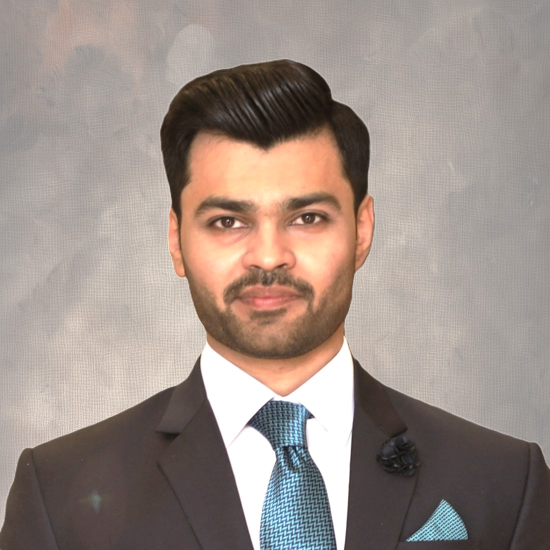
#> input picture src/assets/AmmarTauqir_crop5.jpg, 1100 x 1100 px (shown at 1/2 size)
$ python create_favicon.py
#> lines starting #> are read from the running program, lines starting #| are printed output that depends on the picture
from PIL import Image
import os

def create_favicon():
    # Open the profile picture
    img = Image.open('src/assets/AmmarTauqir_crop5.jpg')
#> img is the input picture: PIL image 1100x1100 RGB; mean R, G, B 156.4, 142.8, 135.5

    # Create a square image by cropping
    width, height = img.size
#> width = 1100; height = 1100
    size = min(width, height)
#> size = 1100
    left = (width - size) // 2
#> left = 0
    top = (height - size) // 2
#> top = 0
    right = left + size
#> right = 1100
    bottom = top + size
#> bottom = 1100
    img = img.crop((left, top, right, bottom))

    # Resize to favicon sizes
    sizes = [16, 32, 48, 64, 128, 192, 512]
    for size in sizes:
        resized = img.resize((size, size), Image.Resampling.LANCZOS)
        resized.save(f'public/favicon-{size}x{size}.png')
#> this loop made 7 passes
#> pass 1, in create_favicon, `resized = img.resize((size, size), Image.Resampling.LANCZOS)`:
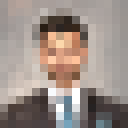
#> resized: PIL image 16x16 RGB (shown 8 times larger); mean R, G, B 156.1, 142.8, 135.5
#> pass 2, in create_favicon, `resized = img.resize((size, size), Image.Resampling.LANCZOS)`:
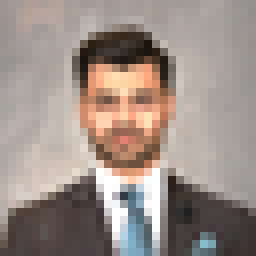
#> resized: PIL image 32x32 RGB (shown 8 times larger); mean R, G, B 156, 142.6, 135.3
#> pass 3, in create_favicon, `resized = img.resize((size, size), Image.Resampling.LANCZOS)`:
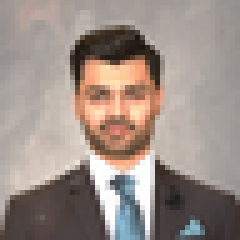
#> resized: PIL image 48x48 RGB (shown 5 times larger); mean R, G, B 156.1, 142.7, 135.4
#> after the loop:
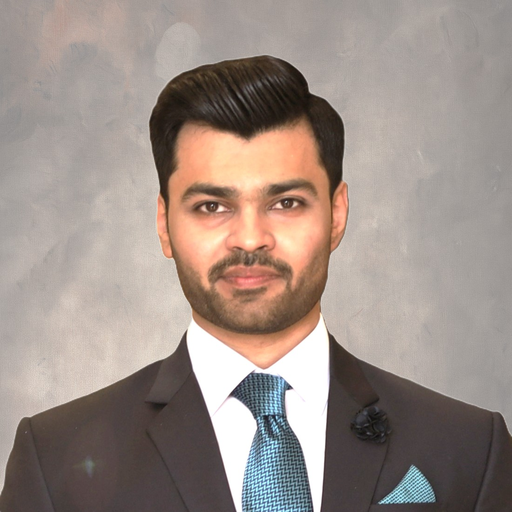
#> resized: PIL image 512x512 RGB; mean R, G, B 156.4, 142.8, 135.5

    # Save the main favicon
    img.resize((32, 32), Image.Resampling.LANCZOS).save('public/favicon.ico')

    # Save the apple touch icon
    img.resize((192, 192), Image.Resampling.LANCZOS).save('public/logo192.png')
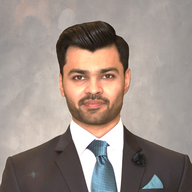
#> saved as logo192.png: PIL image 192x192 RGB; mean R, G, B 156.3, 142.8, 135.5

    # Save the large icon
    img.resize((512, 512), Image.Resampling.LANCZOS).save('public/logo512.png')

if __name__ == '__main__':
    create_favicon()

$ run again, with src/assets/AmmarTauqir_crop1.jpg copied over src/assets/AmmarTauqir_crop5.jpg
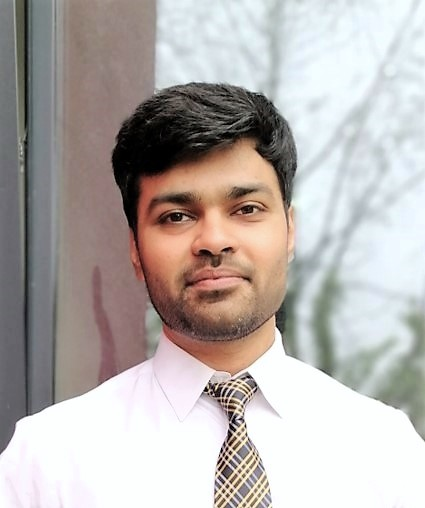
#> input picture src/assets/AmmarTauqir_crop1.jpg, 425 x 508 px
#> in create_favicon, img is the input picture: PIL image 425x508 RGB; mean R, G, B 183, 176.6, 173.6
#> in create_favicon, `img = img.crop((left, top, right, bottom))`:
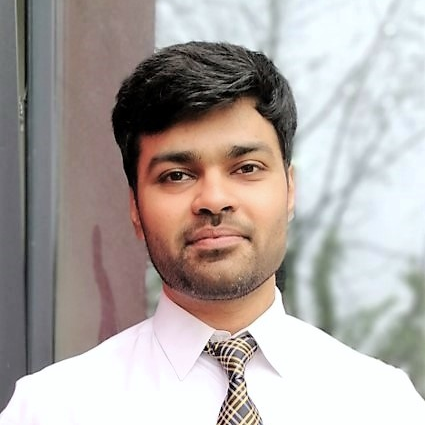
#> img: PIL image 425x425 RGB; mean R, G, B 176.2, 168.3, 164.8
#> in create_favicon, `img.resize((192, 192), Image.Resampling.LANCZOS).save('public/logo192...`:
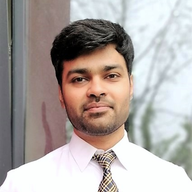
#> saved as logo192.png: PIL image 192x192 RGB; mean R, G, B 176.2, 168.3, 164.8

$ run again, with src/assets/AmmarTauqir_crop2.jpg copied over src/assets/AmmarTauqir_crop5.jpg
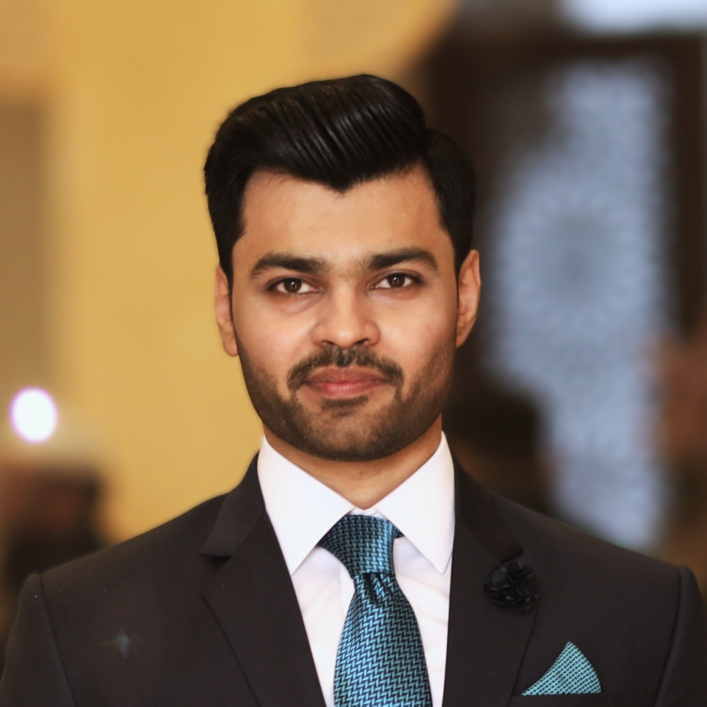
#> input picture src/assets/AmmarTauqir_crop2.jpg, 1413 x 1413 px (shown at 1/2 size)
#> in create_favicon, img is the input picture: PIL image 1413x1413 RGB; mean R, G, B 123.5, 103.3, 82.1
#> after the loop in create_favicon, `for size in sizes:`:
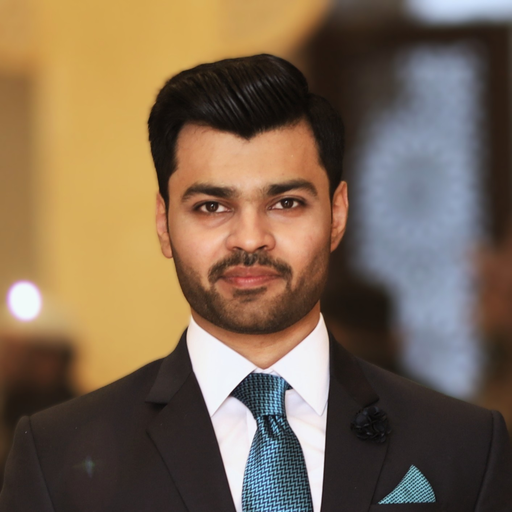
#> resized: PIL image 512x512 RGB; mean R, G, B 123.5, 103.3, 82.1
#> in create_favicon, `img.resize((192, 192), Image.Resampling.LANCZOS).save('public/logo192...`:
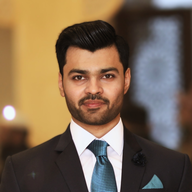
#> saved as logo192.png: PIL image 192x192 RGB; mean R, G, B 123.5, 103.3, 82.1
